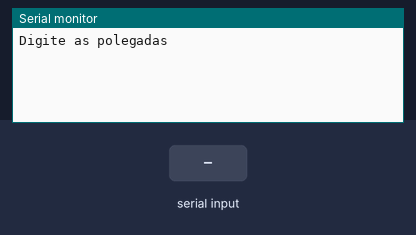
Recording of a sketch running on a simulated Arduino Uno, built with avr-gcc and run on an emulated ATmega328P. Shown: the last lines printed to the serial monitor. The inputs (shaded band) are chosen by the test bench.

Above: at 1.2 s.
1.3 s: "90,45\n" received over Serial
At 2.2 s:
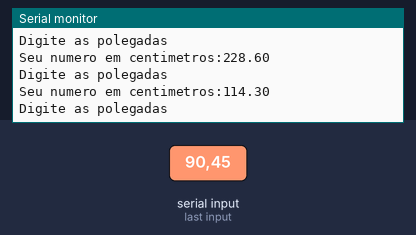
2.8 s: "30,150\n" received over Serial
At 4.3 s:
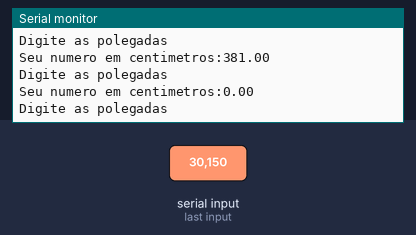
Timing chart, 0 to 5.8 s (numbered marks = the images above; inputs shaded):
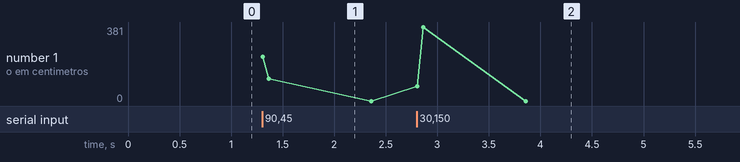

The sketch:

lpmb_exerc_cio_61.ino
```cpp
/*
Faça um programa que receba a medida em polegadas e exiba esse número em
centímetros.
*/
//Declaração de variáveis
float centimetros;
float polegadas;

void setup()
{
  Serial.begin(9600);
}

void loop()
{
 //Entrada
  Serial.println ("Digite as polegadas");
    while( !Serial.available() );
  polegadas = Serial.parseFloat();

 //Processamento
  centimetros = polegadas * 2.54;

 //Saída
  Serial.println();
  Serial.println("Seu numero em centimetros:" + String (centimetros));
  Serial.println();

}
```

Measured:
- after the input at 1.3 s, the serial monitor: prints a new line at once (image 1)
- after the input at 2.8 s, the serial monitor: prints a new line at once (image 2)
